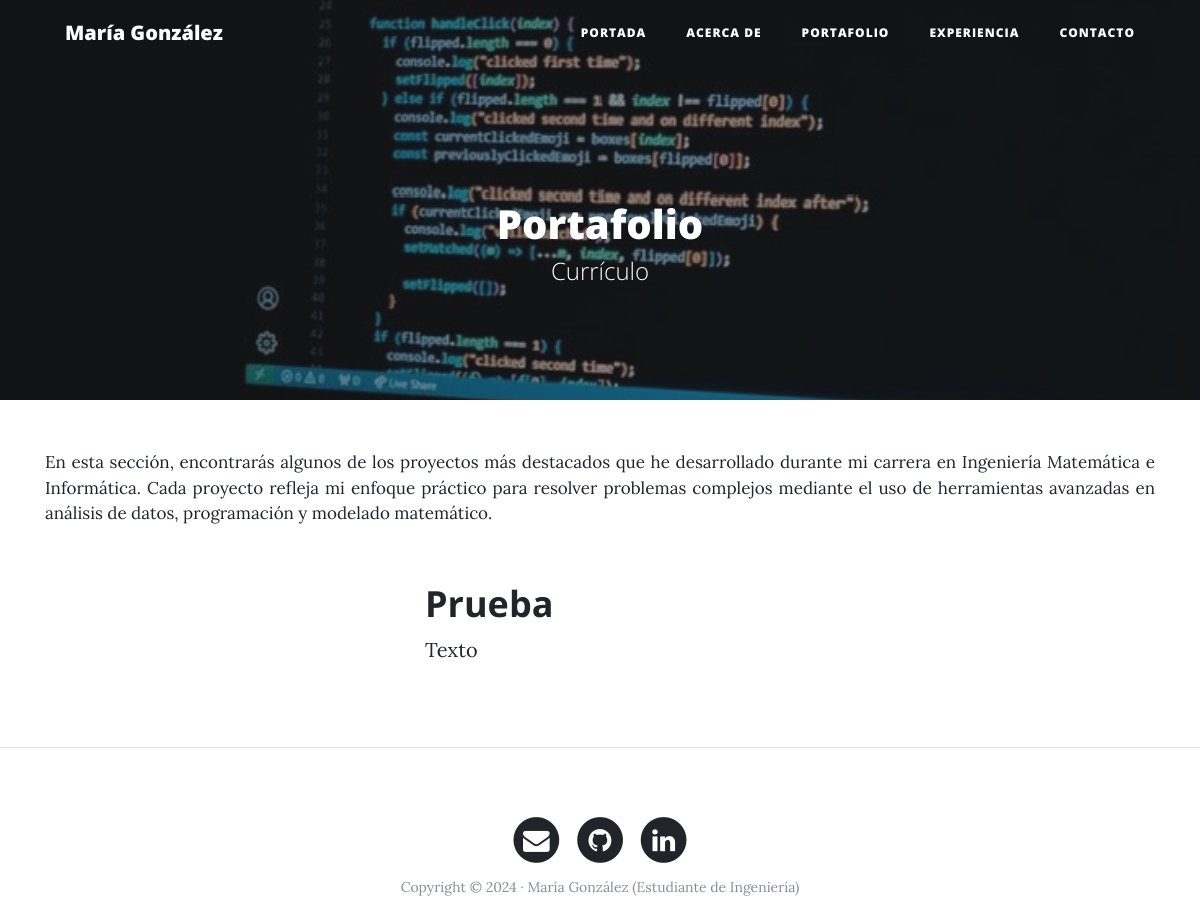
Page /portfolio/ on the earlier database version.
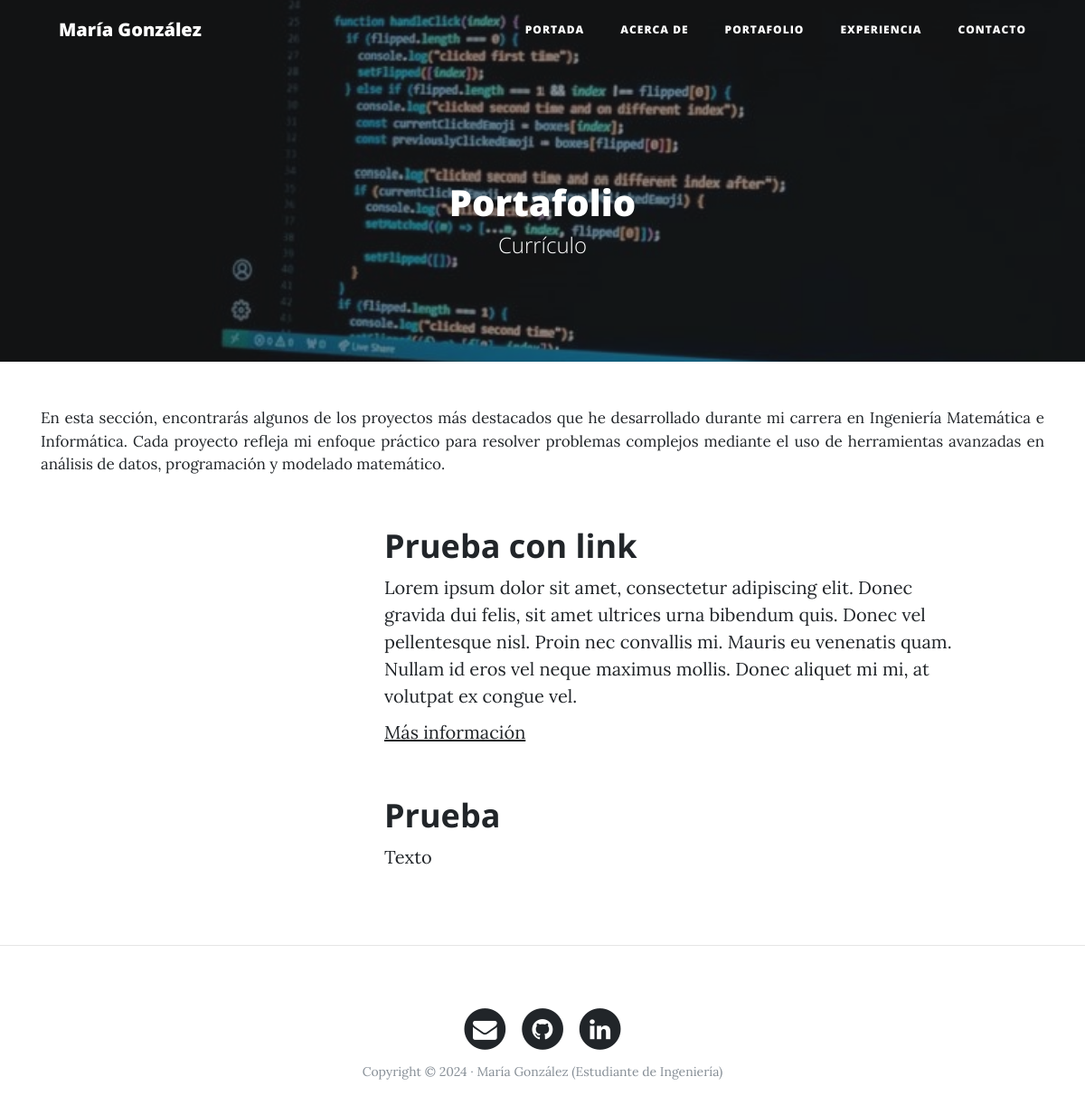
Same page on the later database version.
### portfolio/models.py (models this page shows, shortened)
class Project(models.Model): # Hereda de models.Model. El nombre SIEMPRE en singular.
    title = models.CharField(max_length=200, verbose_name="Título")
    description = models.TextField(verbose_name="Descripción")
    image = models.ImageField(verbose_name="Imagen", upload_to="projects")
    link = models.URLField(null=True, blank=True, verbose_name="Dirección web")
    created = models.DateTimeField(auto_now_add=True, verbose_name="Fecha de creación")
    updated = models.DateTimeField(auto_now=True, verbose_name="Fecha de edición")
    class Meta:
        verbose_name = "proyecto"
        verbose_name_plural = "proyectos"
        ordering = ["-created"] # Ordena los proyectos por fecha de creación de forma descendente.

### portfolio/views.py (the view)
# urls.py: path('portfolio/', portfolio_views.portfolio, name="portfolio"),
def portfolio(request):
    projects = Project.objects.all() # Recuperar todos los proyectos de la base de datos
    return render(request, "portfolio/portfolio.html", {'projects': projects}) # Enviar los proyectos al template

### portfolio/templates/portfolio/portfolio.html (shortened to what this page needs)
{% extends 'core/base.html' %}
{% load static %}
{% block background %}{% static 'core/img/portf-bg.jpg' %}{%endblock %}
{% block headers %}
    <h1 style = 'font-size: 40px;'>Portafolio</h1>
    <span class="subheading">Currículo</span>
{% endblock %}
{% block content %}
    <p style="font-size: 17px; text-align: justify;">En esta sección, encontrarás algunos de los proyectos más destacados
        que he desarrollado durante mi carrera en Ingeniería Matemática e Informática.
        Cada proyecto refleja mi enfoque práctico para resolver problemas complejos mediante
        el uso de herramientas avanzadas en análisis de datos, programación y
        modelado matemático.</p>
    {% for project in projects %}
            <div class="row project">
                <div class="col-lg-3 col-md-4 offset-lg-1">
                </div>
                <div class="col-lg-7 col-md-8">
                    <h2 class="section-heading title">{{project.title}}</h2>
                    <p>{{project.description}}</p>
                    {% if project.link %}
                        <p><a href="{{project.link}}">Más información</a></p>
                    {% endif %}
                </div>
            </div>
    {% endfor %}
{% endblock %}

Differences in the rows shown:
added Project: title "Prueba con link", description "Lorem ipsum dolor sit amet, consectetur adipiscing elit. Donec gravida dui felis, sit amet ultrices urna bibendum quis. Donec vel pellentesque nisl. Proin nec convallis mi. Mauris eu venenatis quam. Nullam id eros vel neque maximus mollis. Donec aliquet mi mi, at volutpat ex congue vel."
